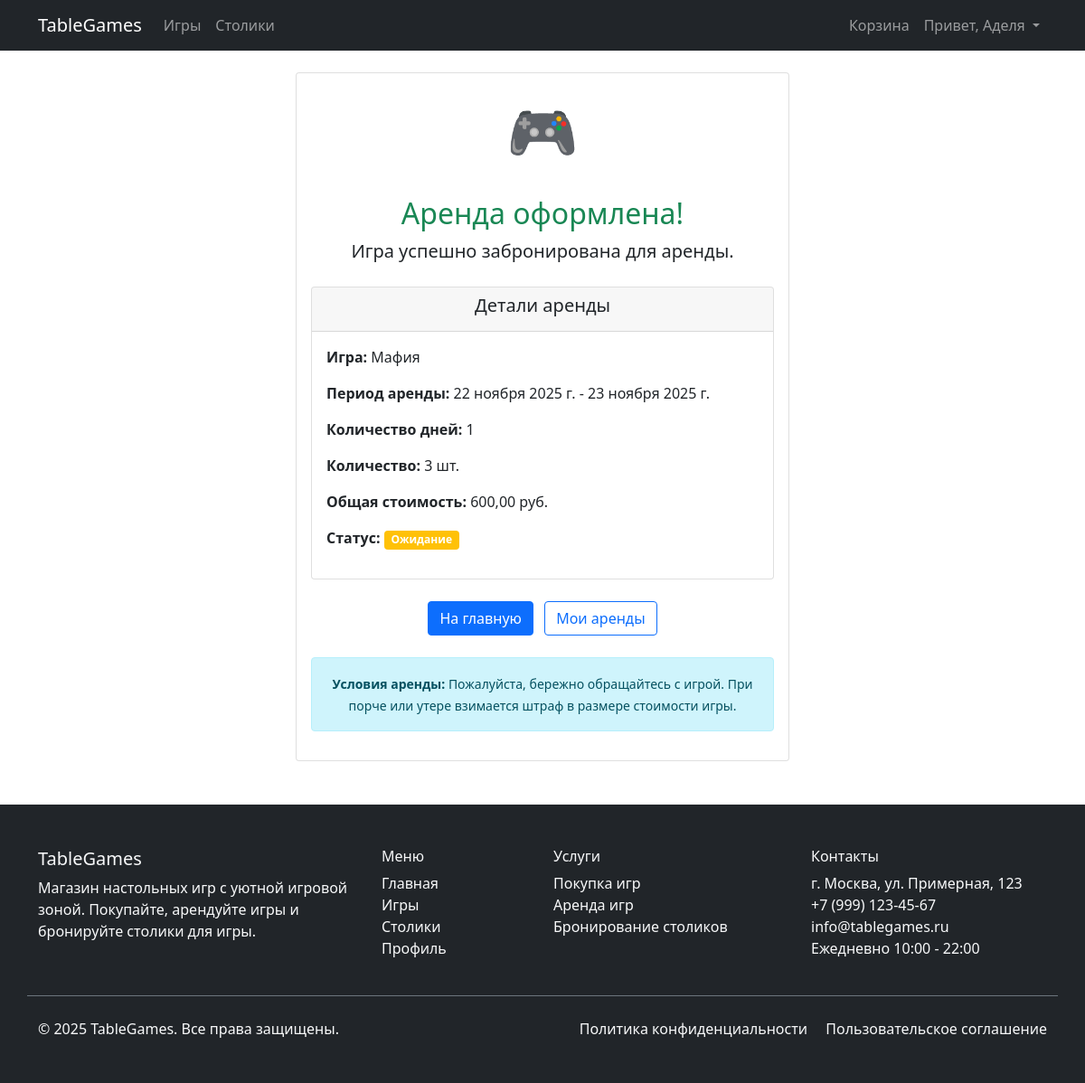
The app's page /rental/success/1/ (signed in) with its own data.
### tablegames/models.py (models this page shows, shortened)
class GameRental(models.Model):
    customer = models.ForeignKey(Customer, on_delete=models.CASCADE, verbose_name='Клиент')
    game = models.ForeignKey(Game, on_delete=models.CASCADE, verbose_name='Игра')
    rental_start_date = models.DateField(verbose_name='Дата начала аренды')
    rental_end_date = models.DateField(verbose_name='Дата окончания аренды')
    quantity = models.PositiveIntegerField(default=1, verbose_name='Количество')
    total_price = models.DecimalField(max_digits=8, decimal_places=2, verbose_name='Общая стоимость')
    status = models.CharField(
        max_length=20,
        choices=[
            ('pending', 'Ожидание'),
            ('active', 'Активна'),
            ('completed', 'Завершена'),
            ('cancelled', 'Отменена'),
        ],
        default='pending',
        verbose_name='Статус'
    )
    created_at = models.DateTimeField(auto_now_add=True)
    class Meta:
        verbose_name = 'Аренда игры'
        verbose_name_plural = 'Аренды игр'

class Game(models.Model):
    GAME_CATEGORIES = [
        ('strategy', 'Стратегические'),
        ('family', 'Семейные'),
        ('party', 'Для вечеринок'),
        ('cooperative', 'Кооперативные'),
        ('card', 'Карточные'),
        ('rpg', 'Ролевые'),
    ]
    name = models.CharField(max_length=200, verbose_name='Название игры')
    description = models.TextField(verbose_name='Описание')
    category = models.CharField(max_length=20, choices=GAME_CATEGORIES, verbose_name='Категория')
    price = models.DecimalField(max_digits=10, decimal_places=2, verbose_name='Цена покупки')
    rental_price_per_day = models.DecimalField(max_digits=8, decimal_places=2, verbose_name='Цена аренды за день')
    min_players = models.PositiveIntegerField(validators=[MinValueValidator(1)],
                                              verbose_name='Минимальное количество игроков')
    max_players = models.PositiveIntegerField(validators=[MinValueValidator(1)],
                                              verbose_name='Максимальное количество игроков')
    play_time_minutes = models.PositiveIntegerField(verbose_name='Время игры (минуты)')
    difficulty = models.PositiveIntegerField(
        validators=[MinValueValidator(1), MaxValueValidator(5)],
        verbose_name='Сложность (1-5)'
    )
    in_stock = models.PositiveIntegerField(default=0, verbose_name='В наличии для покупки')
    available_for_rental = models.PositiveIntegerField(default=0, verbose_name='Доступно для аренды')
    image = models.ImageField(upload_to='games/', blank=True, null=True, verbose_name='Изображение')
    created_at = models.DateTimeField(auto_now_add=True)
    class Meta:
        verbose_name = 'Игра'
        verbose_name_plural = 'Игры'

### tablegames/views.py (the view)
# urls.py: path('rental/success/<int:rental_id>/', views.rental_success, name='rental_success'),
@login_required
def rental_success(request, rental_id):
    rental = get_object_or_404(GameRental, id=rental_id, customer__user=request.user)
    rental_days = (rental.rental_end_date - rental.rental_start_date).days
    return render(request, 'tablegames/rental_success.html', {
        'rental': rental,
        'rental_days': rental_days
    })

### tablegames/templates/tablegames/rental_success.html (shortened to what this page needs)
{% extends 'tablegames/base.html' %}
{% block content %}
<div class="row justify-content-center">
    <div class="col-md-6">
        <div class="card">
            <div class="card-body text-center">
                <div class="mb-4">
                    <span style="font-size: 4rem;">🎮</span>
                </div>
                <h2 class="card-title text-success">Аренда оформлена!</h2>
                <p class="lead">Игра успешно забронирована для аренды.</p>
                <div class="card mt-4">
                    <div class="card-header">
                        <h5>Детали аренды</h5>
                    </div>
                    <div class="card-body text-start">
                        <p><strong>Игра:</strong> {{ rental.game.name }}</p>
                        <p><strong>Период аренды:</strong> {{ rental.rental_start_date }} - {{ rental.rental_end_date }}</p>
                        <p><strong>Количество дней:</strong> {{ rental_days }}</p>
                        <p><strong>Количество:</strong> {{ rental.quantity }} шт.</p>
                        <p><strong>Общая стоимость:</strong> {{ rental.total_price }} руб.</p>
                        <p><strong>Статус:</strong>
                            <span class="badge bg-{% if rental.status == 'confirmed' %}success{% else %}warning{% endif %}">
                                {{ rental.get_status_display }}
                            </span>
                        </p>
                    </div>
                </div>
                <div class="mt-4">
                    <a href="{% url 'index' %}" class="btn btn-primary me-2">На главную</a>
                    <a href="{% url 'profile' %}" class="btn btn-outline-primary">Мои аренды</a>
                </div>
                <div class="alert alert-info mt-4">
                    <small>
                        <strong>Условия аренды:</strong> Пожалуйста, бережно обращайтесь с игрой.
                        При порче или утере взимается штраф в размере стоимости игры.
                    </small>
                </div>
            </div>
        </div>
    </div>
</div>
{% endblock %}

### tablegames/templates/tablegames/base.html (shortened to what this page needs)
<!DOCTYPE html>
<html lang="ru">
<head>
    <link href="https://cdn.jsdelivr.net/npm/bootstrap@5.1.3/dist/css/bootstrap.min.css" rel="stylesheet">
    {% load static %}
</head>
<body class="d-flex flex-column min-vh-100">
    <nav class="navbar navbar-expand-lg navbar-dark bg-dark">
    <div class="container">
        <a class="navbar-brand" href="{% url 'index' %}">TableGames</a>
        <div class="collapse navbar-collapse" id="navbarNav">
            <ul class="navbar-nav me-auto">
                <li class="nav-item">
                    <a class="nav-link" href="{% url 'game_list' %}">Игры</a>
                </li>
                <li class="nav-item">
                    <a class="nav-link" href="{% url 'table_list' %}">Столики</a>
                </li>
            </ul>
            <ul class="navbar-nav">
                {% if user.is_authenticated %}
                <li class="nav-item">
                    <a class="nav-link" href="{% url 'cart_view' %}">Корзина</a>
                </li>
                <li class="nav-item dropdown">
                    <a class="nav-link dropdown-toggle" href="#" role="button" data-bs-toggle="dropdown">
                        Привет, {{ user.first_name|default:user.username }}
                    </a>
                </li>
                {% endif %}
            </ul>
        </div>
    </div>
</nav>
    <main class="flex-grow-1">
        <div class="container mt-4">
            {% block content %}
            {% endblock %}
        </div>
    </main>
    <footer class="bg-dark text-light mt-5">
        <div class="container py-5">
            <div class="row">
                <div class="col-md-4 mb-4">
                    <h5>TableGames</h5>
                    <p>Магазин настольных игр с уютной игровой зоной. Покупайте, арендуйте игры и бронируйте столики для игры.</p>
                </div>
                <div class="col-md-2 mb-4">
                    <h6>Меню</h6>
                    <ul class="list-unstyled">
                        <li><a href="{% url 'index' %}" class="text-light text-decoration-none">Главная</a></li>
                        <li><a href="{% url 'game_list' %}" class="text-light text-decoration-none">Игры</a></li>
                        <li><a href="{% url 'table_list' %}" class="text-light text-decoration-none">Столики</a></li>
                        <li><a href="{% url 'profile' %}" class="text-light text-decoration-none">Профиль</a></li>
                    </ul>
                </div>
                <div class="col-md-3 mb-4">
                    <h6>Услуги</h6>
                    <ul class="list-unstyled">
                        <li><a href="{% url 'game_list' %}" class="text-light text-decoration-none">Покупка игр</a></li>
                        <li><a href="{% url 'game_list' %}" class="text-light text-decoration-none">Аренда игр</a></li>
                        <li><a href="{% url 'table_list' %}" class="text-light text-decoration-none">Бронирование столиков</a></li>
                    </ul>
                </div>
                <div class="col-md-3 mb-4">
                    <h6>Контакты</h6>
                    <ul class="list-unstyled">
                        <li>г. Москва, ул. Примерная, 123</li>
                        <li>+7 (999) 123-45-67</li>
                        <li>info@tablegames.ru</li>
                        <li>Ежедневно 10:00 - 22:00</li>
                    </ul>
                </div>
            </div>
            <div class="row pt-4 border-top border-secondary">
                <div class="col-md-6">
                    <p class="mb-0">&copy; 2025 TableGames. Все права защищены.</p>
                </div>
                <div class="col-md-6 text-md-end">
                    <a href="#" class="text-light text-decoration-none me-3">Политика конфиденциальности</a>
                    <a href="#" class="text-light text-decoration-none">Пользовательское соглашение</a>
                </div>
            </div>
        </div>
    </footer>
</body>
</html>

### records on screen
GameRental: game.name "Мафия", rental_start_date "22 ноября 2025 г.", rental_end_date "23 ноября 2025 г.", quantity "3", total_price "600,00", status "Ожидание"

### other values on screen
{{ user.first_name|default:user.username }} "Аделя"
{{ rental_days }} "1"
